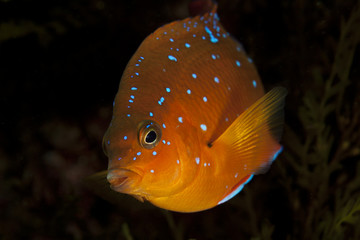
#> input picture model/fish.jpg, 360 x 240 px, found by its file name; its folder holds only this picture in this run
$ jupyter execute --allow-errors 'adv batch.ipynb'   (shell and % lines are left out)
#> lines starting #> are read from the running program, lines starting #| are printed output that depends on the picture
[cell 1]
from __future__ import print_function
#tensorflow
import tensorflow as tf
import tensorflow.contrib.slim as slim
import tensorflow.contrib.slim.nets as nets
#import tarfile
import os
import json
import matplotlib.pyplot as plt
import cv2
import numpy as np
import random
path='/home/ferjad/dipferjad/NN/model/'

[cell 2]
img_class=1 #fish
demo_target = 422 # "barbell"

[cell 3]
img=cv2.imread(path+'fish.jpg')
#> img is the input picture: shape (240, 360, 3); mean B, G, R 7.2, 26.2, 46.9
new_w = 299
new_h = 299
img = cv2.resize(img,(new_h, new_w), interpolation = cv2.INTER_CUBIC)
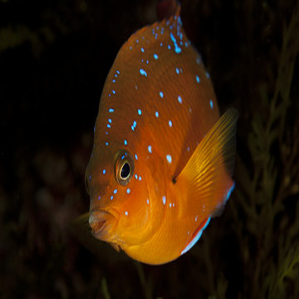
#> img: shape (299, 299, 3); mean B, G, R 7.3, 26.2, 46.9
img=img[0:299,0:299]
img=cv2.cvtColor(img, cv2.COLOR_BGR2RGB)
img = (np.asarray(img) / 255.0).astype(np.float32)
plt.imshow(img)
print(img.shape)
#| (299, 299, 3)

[cell 4]
#interactive sesion
tf.logging.set_verbosity(tf.logging.ERROR)
#> (this line was passed over: tensorflow is not available in this run)
